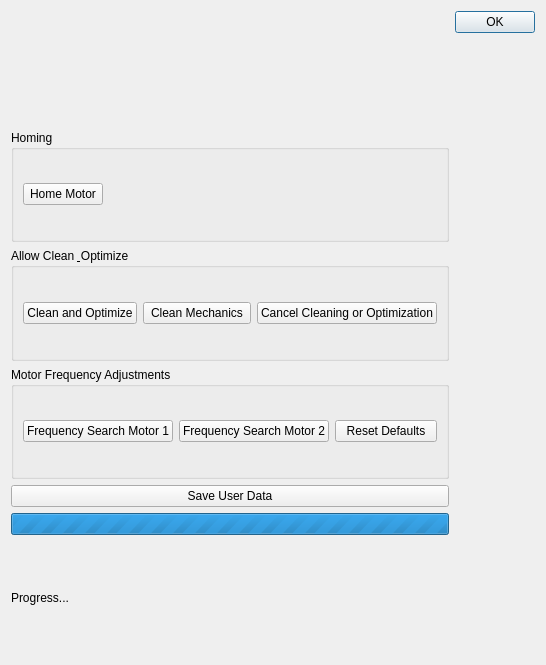
<?xml version="1.0" encoding="UTF-8"?>
<ui version="4.0">
 <class>DialogThorlabsElliptec</class>
 <widget class="QDialog" name="DialogThorlabsElliptec">
  <property name="geometry">
   <rect>
    <x>0</x>
    <y>0</y>
    <width>546</width>
    <height>665</height>
   </rect>
  </property>
  <property name="windowTitle">
   <string>Thorlabs Elliptec</string>
  </property>
  <layout class="QHBoxLayout" name="horizontalLayout_2">
   <item>
    <layout class="QVBoxLayout" name="verticalLayout">
     <item>
      <widget class="ParamEditorWidget" name="paramEditor"/>
     </item>
     <item>
      <widget class="QGroupBox" name="groupBox_2">
       <property name="title">
        <string>Homing</string>
       </property>
       <layout class="QHBoxLayout" name="horizontalLayout_7">
        <item>
         <widget class="QPushButton" name="cmdHome">
          <property name="toolTip">
           <string>Move the stage to the 0-position</string>
          </property>
          <property name="text">
           <string>Home Motor</string>
          </property>
         </widget>
        </item>
        <item>
         <spacer name="horizontalSpacer_2">
          <property name="orientation">
           <enum>Qt::Horizontal</enum>
          </property>
          <property name="sizeHint" stdset="0">
           <size>
            <width>40</width>
            <height>20</height>
           </size>
          </property>
         </spacer>
        </item>
       </layout>
      </widget>
     </item>
     <item>
      <widget class="QGroupBox" name="groupBox">
       <property name="title">
        <string>Allow Clean &amp; Optimize</string>
       </property>
       <layout class="QHBoxLayout" name="horizontalLayout_6">
        <item>
         <widget class="QPushButton" name="cmdOptimizeMotors">
          <property name="toolTip">
           <string>Optimizes the motor parameters. Caution: this might take several minutes</string>
          </property>
          <property name="text">
           <string>Clean and Optimize</string>
          </property>
         </widget>
        </item>
        <item>
         <widget class="QPushButton" name="cmdCleanMechanics">
          <property name="toolTip">
           <string>cleans the mechanics. Caution: this might take several minutes</string>
          </property>
          <property name="text">
           <string>Clean Mechanics</string>
          </property>
         </widget>
        </item>
        <item>
         <widget class="QPushButton" name="cmdCancelCleaning">
          <property name="toolTip">
           <string>cleans the mechanics. Caution: this might take several minutes</string>
          </property>
          <property name="text">
           <string>Cancel Cleaning or Optimization</string>
          </property>
         </widget>
        </item>
       </layout>
      </widget>
     </item>
     <item>
      <widget class="QGroupBox" name="groupActions">
       <property name="minimumSize">
        <size>
         <width>0</width>
         <height>0</height>
        </size>
       </property>
       <property name="toolTip">
        <string>Requests a frequency search to optimize the operating frequencies for backward and forward movement of motor 1</string>
       </property>
       <property name="title">
        <string>Motor Frequency Adjustments</string>
       </property>
       <layout class="QVBoxLayout" name="verticalLayout_2">
        <item>
         <layout class="QHBoxLayout" name="horizontalLayout_5">
          <item>
           <widget class="QPushButton" name="btnSearch1">
            <property name="toolTip">
             <string>Requests a frequency search to optimize the operating frequencies for backward and forward movement of motor 1</string>
            </property>
            <property name="text">
             <string>Frequency Search Motor 1</string>
            </property>
           </widget>
          </item>
          <item>
           <widget class="QPushButton" name="btnSearch2">
            <property name="toolTip">
             <string>Requests a frequency search to optimize the operating frequencies for backward and forward movement of motor 2</string>
            </property>
            <property name="text">
             <string>Frequency Search Motor 2</string>
            </property>
           </widget>
          </item>
          <item>
           <widget class="QPushButton" name="btnResetDefaults">
            <property name="toolTip">
             <string>Reset all frequencies to the default values</string>
            </property>
            <property name="text">
             <string>Reset Defaults</string>
            </property>
           </widget>
          </item>
         </layout>
        </item>
       </layout>
      </widget>
     </item>
     <item>
      <widget class="QPushButton" name="cmdSaveUserData">
       <property name="toolTip">
        <string>Permanently save motor parameters</string>
       </property>
       <property name="text">
        <string>Save User Data</string>
       </property>
      </widget>
     </item>
     <item>
      <widget class="QProgressBar" name="progressBar">
       <property name="maximum">
        <number>0</number>
       </property>
       <property name="value">
        <number>-1</number>
       </property>
       <property name="textVisible">
        <bool>false</bool>
       </property>
       <property name="format">
        <string>Running. Please wait.</string>
       </property>
      </widget>
     </item>
     <item>
      <widget class="QLabel" name="lblProgress">
       <property name="text">
        <string>Progress...</string>
       </property>
      </widget>
     </item>
    </layout>
   </item>
   <item>
    <widget class="QDialogButtonBox" name="buttonBox">
     <property name="locale">
      <locale language="German" country="Germany"/>
     </property>
     <property name="orientation">
      <enum>Qt::Vertical</enum>
     </property>
     <property name="standardButtons">
      <set>QDialogButtonBox::Ok</set>
     </property>
    </widget>
   </item>
  </layout>
 </widget>
 <customwidgets>
  <customwidget>
   <class>ParamEditorWidget</class>
   <extends>QWidget</extends>
   <header>paramEditorWidget.h</header>
  </customwidget>
 </customwidgets>
 <resources/>
 <connections/>
</ui>
